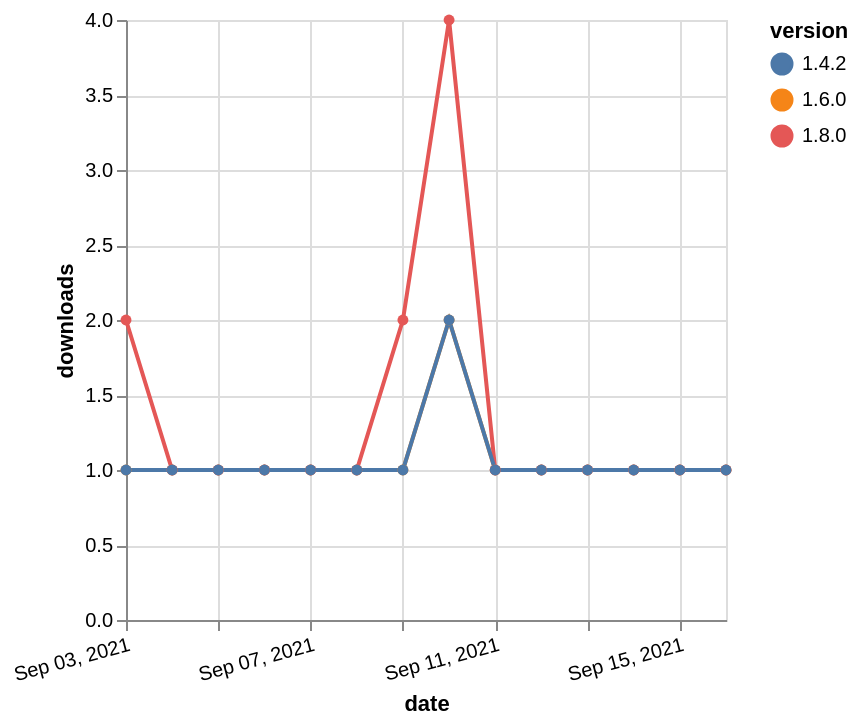

Write the Vega-Lite specification saved for this chart.
### Vega-Lite specification from a JSON file in a GitHub repository (floating-point values rounded to 4 significant figures)
{"$schema": "https://vega.github.io/schema/vega-lite/v5.json", "description": "A simple bar chart with embedded data.", "data": {"values": [{"date": "2021-09-03", "total": 153, "delta": 1, "version": "1.6.0"}, {"date": "2021-09-04", "total": 154, "delta": 1, "version": "1.6.0"}, {"date": "2021-09-05", "total": 155, "delta": 1, "version": "1.6.0"}, {"date": "2021-09-06", "total": 156, "delta": 1, "version": "1.6.0"}, {"date": "2021-09-07", "total": 157, "delta": 1, "version": "1.6.0"}, {"date": "2021-09-08", "total": 158, "delta": 1, "version": "1.6.0"}, {"date": "2021-09-09", "total": 159, "delta": 1, "version": "1.6.0"}, {"date": "2021-09-10", "total": 161, "delta": 2, "version": "1.6.0"}, {"date": "2021-09-11", "total": 162, "delta": 1, "version": "1.6.0"}, {"date": "2021-09-12", "total": 163, "delta": 1, "version": "1.6.0"}, {"date": "2021-09-13", "total": 164, "delta": 1, "version": "1.6.0"}, {"date": "2021-09-14", "total": 165, "delta": 1, "version": "1.6.0"}, {"date": "2021-09-15", "total": 166, "delta": 1, "version": "1.6.0"}, {"date": "2021-09-16", "total": 167, "delta": 1, "version": "1.6.0"}, {"date": "2021-09-03", "total": 127, "delta": 2, "version": "1.8.0"}, {"date": "2021-09-04", "total": 128, "delta": 1, "version": "1.8.0"}, {"date": "2021-09-05", "total": 129, "delta": 1, "version": "1.8.0"}, {"date": "2021-09-06", "total": 130, "delta": 1, "version": "1.8.0"}, {"date": "2021-09-07", "total": 131, "delta": 1, "version": "1.8.0"}, {"date": "2021-09-08", "total": 132, "delta": 1, "version": "1.8.0"}, {"date": "2021-09-09", "total": 134, "delta": 2, "version": "1.8.0"}, {"date": "2021-09-10", "total": 138, "delta": 4, "version": "1.8.0"}, {"date": "2021-09-11", "total": 139, "delta": 1, "version": "1.8.0"}, {"date": "2021-09-12", "total": 140, "delta": 1, "version": "1.8.0"}, {"date": "2021-09-13", "total": 141, "delta": 1, "version": "1.8.0"}, {"date": "2021-09-14", "total": 142, "delta": 1, "version": "1.8.0"}, {"date": "2021-09-15", "total": 143, "delta": 1, "version": "1.8.0"}, {"date": "2021-09-16", "total": 144, "delta": 1, "version": "1.8.0"}, {"date": "2021-09-03", "total": 161, "delta": 1, "version": "1.4.2"}, {"date": "2021-09-04", "total": 162, "delta": 1, "version": "1.4.2"}, {"date": "2021-09-05", "total": 163, "delta": 1, "version": "1.4.2"}, {"date": "2021-09-06", "total": 164, "delta": 1, "version": "1.4.2"}, {"date": "2021-09-07", "total": 165, "delta": 1, "version": "1.4.2"}, {"date": "2021-09-08", "total": 166, "delta": 1, "version": "1.4.2"}, {"date": "2021-09-09", "total": 167, "delta": 1, "version": "1.4.2"}, {"date": "2021-09-10", "total": 169, "delta": 2, "version": "1.4.2"}, {"date": "2021-09-11", "total": 170, "delta": 1, "version": "1.4.2"}, {"date": "2021-09-12", "total": 171, "delta": 1, "version": "1.4.2"}, {"date": "2021-09-13", "total": 172, "delta": 1, "version": "1.4.2"}, {"date": "2021-09-14", "total": 173, "delta": 1, "version": "1.4.2"}, {"date": "2021-09-15", "total": 174, "delta": 1, "version": "1.4.2"}, {"date": "2021-09-16", "total": 175, "delta": 1, "version": "1.4.2"}]}, "width": "container", "mark": {"type": "line", "point": {"filled": true}}, "encoding": {"x": {"field": "date", "type": "temporal", "timeUnit": "yearmonthdate", "title": "date", "axis": {"labelAngle": -15}}, "y": {"field": "delta", "type": "quantitative", "title": "downloads"}, "color": {"field": "version", "type": "nominal"}, "tooltip": {"field": "delta"}}}
